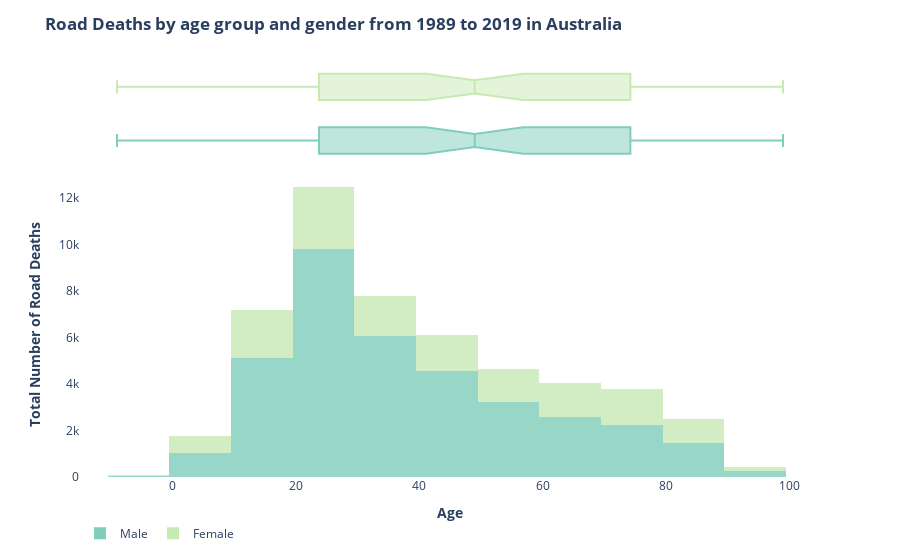

The notebook cell this image was saved under:
### Code cell
import plotly.express as px

# '#ffffd9','#edf8b1','#c7e9b4','#7fcdbb','#41b6c4','#1d91c0','#225ea8','#253494',,,,,'#8FBC8F','#DB7093'
fig_age = px.histogram(cvs_ages_total, 
                   x="age", 
                   y="number", 
                   color='gender',  
                   marginal="box", # or violin, rug
                   hover_data=cvs_ages_total.columns,
                   color_discrete_sequence=['#7fcdbb','#c7e9b4'],
                   opacity=0.8
                  )

fig_age.update_layout(
    title_text="<b>Road Deaths by age group and gender from 1989 to 2019 in Australia<b>",  # change
    plot_bgcolor='white',  # change
    xaxis_title_text="<b>Age<b>",
    yaxis_title_text="<b>Total Number of Road Deaths<b>",
    legend_title_text="",
    legend_orientation="h"
)
fig_age.show()

### Figure 1 — Plotly figure (JSON) as saved in the notebook; plotly's stock layout.template omitted (floating-point values rounded to 4 significant figures; data arrays with more than 128 entries replaced by an {"elided": "..."} marker saying what was removed)
{"data": [{"alignmentgroup": "True", "bingroup": "x", "histfunc": "sum", "hovertemplate": "gender=Male<br>age=%{x}<br>sum of number=%{y}<extra></extra>", "legendgroup": "Male", "marker": {"color": "#7fcdbb", "opacity": 0.8}, "name": "Male", "offsetgroup": "Male", "orientation": "v", "showlegend": true, "type": "histogram", "x": ["5", "18", "31", "29", "54", "24", "36", "35", "26", "37", "41", "28", "76", "90", "65", "25", "38", "50", "57", "56", "22", "32", "27", "46", "69", "62", "87", "81", "14", "95", "23", "34", "45", "16", "20", "47", "30", "19", "6", "17", "39", "60", "52", "58", "71", "67", "33", "43", "51", "59", "64", "40", "74", "49", "75", "55", "9", "66", "77", "53", "44", "21", "12", "72", "86", "63", "10", "8", "73", "79", "85", "80", "78", "97", "82", "88", "61", "48", "42", "2", "15", "68", "94", "70", "83", "84", "89", "93", "92", "1", "4", "99", "91", "7", "0", "11", "3", "-9", "13", "96", "98"], "xaxis": "x", "y": [111, 1435, 710, 770, 335, 928, 637, 546, 866, 526, 514, 771, 253, 68, 245, 934, 505, 378, 282, 326, 1125, 674, 815, 447, 247, 290, 113, 186, 172, 9, 1067, 602, 459, 491, 1296, 411, 712, 1335, 89, 971, 513, 283, 341, 280, 211, 238, 628, 471, 362, 290, 252, 545, 200, 406, 228, 313, 96, 272, 203, 319, 431, 1212, 113, 204, 140, 242, 112, 103, 238, 223, 117, 241, 236, 5, 194, 86, 269, 403, 465, 120, 291, 226, 22, 248, 153, 148, 68, 30, 48, 96, 113, 1, 50, 83, 105, 87, 107, 51, 131, 9, 3], "yaxis": "y"}, {"alignmentgroup": "True", "customdata": {"elided": "101x3 mixed values"}, "hovertemplate": "gender=%{customdata[1]}<br>age=%{customdata[0]}<br>number=%{customdata[2]}<extra></extra>", "legendgroup": "Male", "marker": {"color": "#7fcdbb"}, "name": "Male", "notched": true, "offsetgroup": "Male", "showlegend": false, "type": "box", "x": ["5", "18", "31", "29", "54", "24", "36", "35", "26", "37", "41", "28", "76", "90", "65", "25", "38", "50", "57", "56", "22", "32", "27", "46", "69", "62", "87", "81", "14", "95", "23", "34", "45", "16", "20", "47", "30", "19", "6", "17", "39", "60", "52", "58", "71", "67", "33", "43", "51", "59", "64", "40", "74", "49", "75", "55", "9", "66", "77", "53", "44", "21", "12", "72", "86", "63", "10", "8", "73", "79", "85", "80", "78", "97", "82", "88", "61", "48", "42", "2", "15", "68", "94", "70", "83", "84", "89", "93", "92", "1", "4", "99", "91", "7", "0", "11", "3", "-9", "13", "96", "98"], "xaxis": "x2", "yaxis": "y2"}, {"alignmentgroup": "True", "bingroup": "x", "histfunc": "sum", "hovertemplate": "gender=Female<br>age=%{x}<br>sum of number=%{y}<extra></extra>", "legendgroup": "Female", "marker": {"color": "#c7e9b4", "opacity": 0.8}, "name": "Female", "offsetgroup": "Female", "orientation": "v", "showlegend": true, "type": "histogram", "x": ["5", "18", "31", "29", "54", "24", "36", "35", "26", "37", "41", "28", "76", "90", "65", "25", "38", "50", "57", "56", "22", "32", "27", "46", "69", "62", "87", "81", "14", "95", "23", "34", "45", "16", "20", "47", "30", "19", "6", "17", "39", "60", "52", "58", "71", "67", "33", "43", "51", "59", "64", "40", "74", "49", "75", "55", "9", "66", "77", "53", "44", "21", "12", "72", "86", "63", "10", "8", "73", "79", "85", "80", "78", "97", "82", "88", "61", "48", "42", "2", "15", "68", "94", "70", "83", "84", "89", "93", "92", "1", "4", "99", "91", "7", "0", "11", "3", "-9", "13", "96", "98"], "xaxis": "x", "y": [75, 469, 156, 194, 138, 255, 186, 178, 242, 154, 162, 201, 159, 50, 164, 260, 167, 173, 134, 130, 266, 205, 211, 168, 155, 148, 69, 134, 112, 8, 299, 157, 157, 236, 429, 145, 196, 409, 69, 375, 158, 165, 145, 110, 128, 140, 191, 156, 147, 139, 120, 178, 176, 143, 155, 139, 60, 134, 156, 147, 146, 338, 55, 145, 97, 142, 65, 75, 169, 144, 113, 158, 162, 10, 122, 71, 155, 158, 139, 78, 171, 142, 15, 163, 128, 114, 59, 27, 20, 85, 71, 4, 30, 64, 95, 58, 73, 29, 77, 11, 3], "yaxis": "y"}, {"alignmentgroup": "True", "customdata": {"elided": "101x3 mixed values"}, "hovertemplate": "gender=%{customdata[1]}<br>age=%{customdata[0]}<br>number=%{customdata[2]}<extra></extra>", "legendgroup": "Female", "marker": {"color": "#c7e9b4"}, "name": "Female", "notched": true, "offsetgroup": "Female", "showlegend": false, "type": "box", "x": ["5", "18", "31", "29", "54", "24", "36", "35", "26", "37", "41", "28", "76", "90", "65", "25", "38", "50", "57", "56", "22", "32", "27", "46", "69", "62", "87", "81", "14", "95", "23", "34", "45", "16", "20", "47", "30", "19", "6", "17", "39", "60", "52", "58", "71", "67", "33", "43", "51", "59", "64", "40", "74", "49", "75", "55", "9", "66", "77", "53", "44", "21", "12", "72", "86", "63", "10", "8", "73", "79", "85", "80", "78", "97", "82", "88", "61", "48", "42", "2", "15", "68", "94", "70", "83", "84", "89", "93", "92", "1", "4", "99", "91", "7", "0", "11", "3", "-9", "13", "96", "98"], "xaxis": "x2", "yaxis": "y2"}], "layout": {"barmode": "relative", "legend": {"orientation": "h", "title": {"text": ""}, "tracegroupgap": 0}, "margin": {"t": 60}, "plot_bgcolor": "white", "title": {"text": "<b>Road Deaths by age group and gender from 1989 to 2019 in Australia<b>"}, "xaxis": {"anchor": "y", "domain": [0, 1], "title": {"text": "<b>Age<b>"}}, "xaxis2": {"anchor": "y2", "domain": [0, 1], "matches": "x", "showgrid": true, "showticklabels": false}, "yaxis": {"anchor": "x", "domain": [0, 0.7326], "title": {"text": "<b>Total Number of Road Deaths<b>"}}, "yaxis2": {"anchor": "x2", "domain": [0.7426, 1], "matches": "y2", "showgrid": false, "showline": false, "showticklabels": false, "ticks": ""}}}
